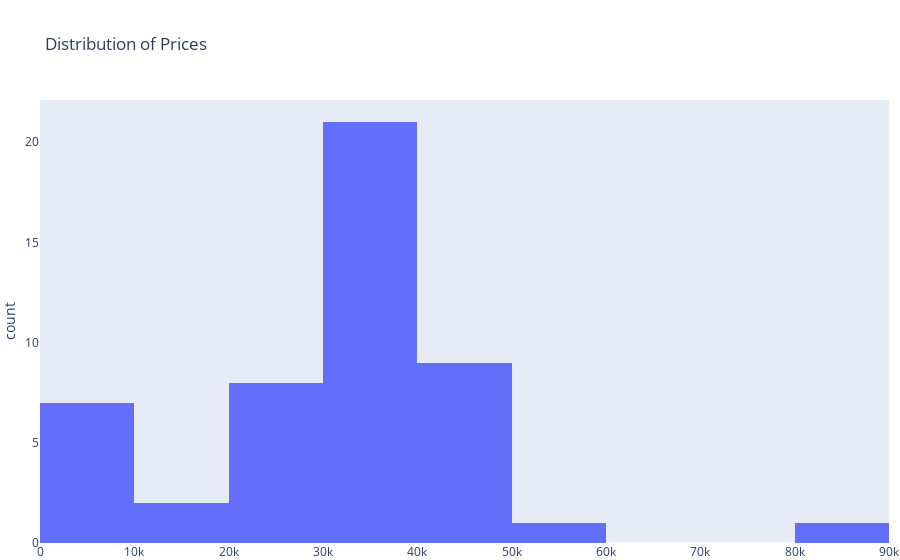

Notebook source saved alongside this figure:
### Code cell
fig = px.histogram(df, x="price", title="Distribution of Prices")
fig.update_layout(
    xaxis_title=None,
    xaxis_showgrid=False,
    yaxis_showgrid=False,
    margin=dict(b=0, l=0, r=0),
)
fig.show()

### Figure 1 — Plotly figure (JSON) as saved in the notebook; plotly's stock layout.template omitted (floating-point values rounded to 4 significant figures)
{"data": [{"alignmentgroup": "True", "bingroup": "x", "hovertemplate": "price=%{x}<br>count=%{y}<extra></extra>", "legendgroup": "", "marker": {"color": "#636efa", "pattern": {"shape": ""}}, "name": "", "offsetgroup": "", "orientation": "v", "showlegend": false, "type": "histogram", "x": [31995, 37550, 34990, 24995, 46267, 84900, 33950, 46267, 39900, 1, 26762, 29995, 43999, 1, 44500, 31998, 31998, 36900, 1, 39900, 53219, 11900, 1, 1, 34500, 39990, 48500, 39900, 1, 279, 23999, 40950, 31995, 31998, 39750, 34100, 31593, 35898, 32800, 29988, 40000, 47950, 32500, 46500, 29995, 34500, 15995, 29975, 23950], "xaxis": "x", "yaxis": "y"}], "layout": {"barmode": "relative", "legend": {"tracegroupgap": 0}, "margin": {"b": 0, "l": 0, "r": 0}, "title": {"text": "Distribution of Prices"}, "xaxis": {"anchor": "y", "domain": [0, 1], "showgrid": false, "title": {}}, "yaxis": {"anchor": "x", "domain": [0, 1], "showgrid": false, "title": {"text": "count"}}}}
